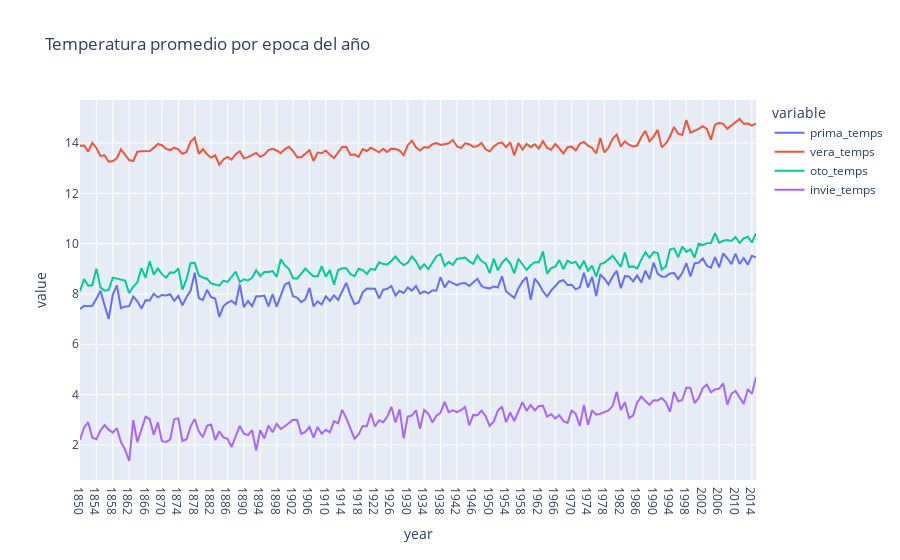

Notebook code for this chart:
### Code cell
#graficamos la temperatura promedio por epoca del año
fig=px.line(epoca, x='year', y=['prima_temps', 'vera_temps', 'oto_temps', 'invie_temps'],title='Temperatura promedio por epoca del año')
fig.show()

### Figure 1 — Plotly figure (JSON) as saved in the notebook; plotly's stock layout.template omitted (floating-point values rounded to 4 significant figures; data arrays with more than 128 entries replaced by an {"elided": "..."} marker saying what was removed)
{"data": [{"hovertemplate": "variable=prima_temps<br>year=%{x}<br>value=%{y}<extra></extra>", "legendgroup": "prima_temps", "line": {"color": "#636efa", "dash": "solid"}, "marker": {"symbol": "circle"}, "mode": "lines", "name": "prima_temps", "orientation": "v", "showlegend": true, "type": "scatter", "x": {"elided": "166 str values"}, "xaxis": "x", "y": {"elided": "166 float values"}, "yaxis": "y"}, {"hovertemplate": "variable=vera_temps<br>year=%{x}<br>value=%{y}<extra></extra>", "legendgroup": "vera_temps", "line": {"color": "#EF553B", "dash": "solid"}, "marker": {"symbol": "circle"}, "mode": "lines", "name": "vera_temps", "orientation": "v", "showlegend": true, "type": "scatter", "x": {"elided": "166 str values"}, "xaxis": "x", "y": {"elided": "166 float values"}, "yaxis": "y"}, {"hovertemplate": "variable=oto_temps<br>year=%{x}<br>value=%{y}<extra></extra>", "legendgroup": "oto_temps", "line": {"color": "#00cc96", "dash": "solid"}, "marker": {"symbol": "circle"}, "mode": "lines", "name": "oto_temps", "orientation": "v", "showlegend": true, "type": "scatter", "x": {"elided": "166 str values"}, "xaxis": "x", "y": {"elided": "166 float values"}, "yaxis": "y"}, {"hovertemplate": "variable=invie_temps<br>year=%{x}<br>value=%{y}<extra></extra>", "legendgroup": "invie_temps", "line": {"color": "#ab63fa", "dash": "solid"}, "marker": {"symbol": "circle"}, "mode": "lines", "name": "invie_temps", "orientation": "v", "showlegend": true, "type": "scatter", "x": {"elided": "166 str values"}, "xaxis": "x", "y": {"elided": "166 float values"}, "yaxis": "y"}], "layout": {"legend": {"title": {"text": "variable"}, "tracegroupgap": 0}, "title": {"text": "Temperatura promedio por epoca del año"}, "xaxis": {"anchor": "y", "domain": [0, 1], "title": {"text": "year"}}, "yaxis": {"anchor": "x", "domain": [0, 1], "title": {"text": "value"}}}}
